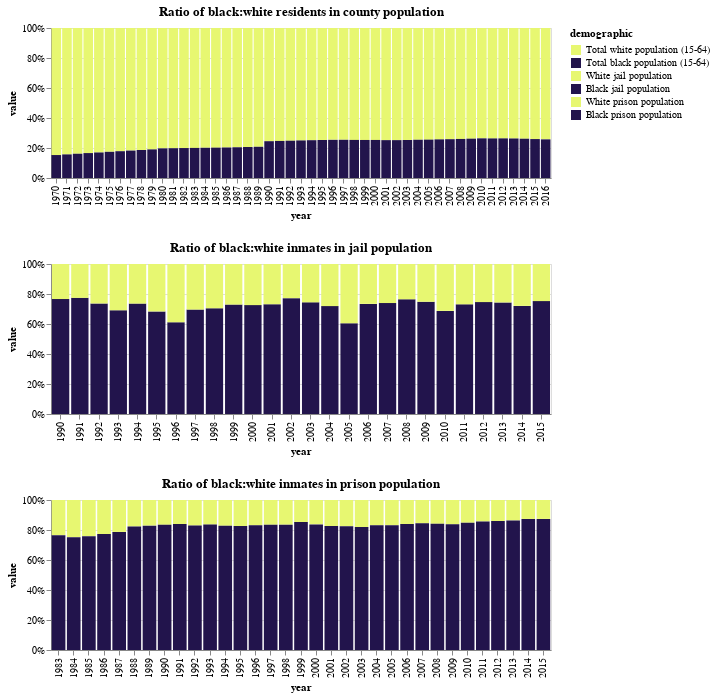

Write notebook code for a chart like this one.
### Code cell
alt.vconcat(total_wb_population, total_wb_jail, total_wb_prison)

### Figure 1 — Vega-Lite specification as saved in the notebook (floating-point values rounded to 4 significant figures)
{"$schema": "https://vega.github.io/schema/vega-lite/v2.6.0.json", "config": {"view": {"height": 300, "width": 400}}, "datasets": {"data-250c47407251d30a8c96a4b114ff941c": [{"demographic": "White prison population", "value": null, "variable": "perc_white_prison_pop", "year": 1970}, {"demographic": "White prison population", "value": null, "variable": "perc_white_prison_pop", "year": 1971}, {"demographic": "White prison population", "value": null, "variable": "perc_white_prison_pop", "year": 1972}, {"demographic": "White prison population", "value": null, "variable": "perc_white_prison_pop", "year": 1973}, {"demographic": "White prison population", "value": null, "variable": "perc_white_prison_pop", "year": 1974}, {"demographic": "White prison population", "value": null, "variable": "perc_white_prison_pop", "year": 1975}, {"demographic": "White prison population", "value": null, "variable": "perc_white_prison_pop", "year": 1976}, {"demographic": "White prison population", "value": null, "variable": "perc_white_prison_pop", "year": 1977}, {"demographic": "White prison population", "value": null, "variable": "perc_white_prison_pop", "year": 1978}, {"demographic": "White prison population", "value": null, "variable": "perc_white_prison_pop", "year": 1979}, {"demographic": "White prison population", "value": null, "variable": "perc_white_prison_pop", "year": 1980}, {"demographic": "White prison population", "value": null, "variable": "perc_white_prison_pop", "year": 1981}, {"demographic": "White prison population", "value": null, "variable": "perc_white_prison_pop", "year": 1982}, {"demographic": "White prison population", "value": 0.2008, "variable": "perc_white_prison_pop", "year": 1983}, {"demographic": "White prison population", "value": 0.2152, "variable": "perc_white_prison_pop", "year": 1984}, {"demographic": "White prison population", "value": 0.2127, "variable": "perc_white_prison_pop", "year": 1985}, {"demographic": "White prison population", "value": 0.2023, "variable": "perc_white_prison_pop", "year": 1986}, {"demographic": "White prison population", "value": 0.1885, "variable": "perc_white_prison_pop", "year": 1987}, {"demographic": "White prison population", "value": 0.1562, "variable": "perc_white_prison_pop", "year": 1988}, {"demographic": "White prison population", "value": 0.1504, "variable": "perc_white_prison_pop", "year": 1989}, {"demographic": "White prison population", "value": 0.1448, "variable": "perc_white_prison_pop", "year": 1990}, {"demographic": "White prison population", "value": 0.1393, "variable": "perc_white_prison_pop", "year": 1991}, {"demographic": "White prison population", "value": 0.1499, "variable": "perc_white_prison_pop", "year": 1992}, {"demographic": "White prison population", "value": 0.1437, "variable": "perc_white_prison_pop", "year": 1993}, {"demographic": "White prison population", "value": 0.1508, "variable": "perc_white_prison_pop", "year": 1994}, {"demographic": "White prison population", "value": 0.151, "variable": "perc_white_prison_pop", "year": 1995}, {"demographic": "White prison population", "value": 0.1462, "variable": "perc_white_prison_pop", "year": 1996}, {"demographic": "White prison population", "value": 0.143, "variable": "perc_white_prison_pop", "year": 1997}, {"demographic": "White prison population", "value": 0.1429, "variable": "perc_white_prison_pop", "year": 1998}, {"demographic": "White prison population", "value": 0.1266, "variable": "perc_white_prison_pop", "year": 1999}, {"demographic": "White prison population", "value": 0.1387, "variable": "perc_white_prison_pop", "year": 2000}, {"demographic": "White prison population", "value": 0.1451, "variable": "perc_white_prison_pop", "year": 2001}, {"demographic": "White prison population", "value": 0.1468, "variable": "perc_white_prison_pop", "year": 2002}, {"demographic": "White prison population", "value": 0.1507, "variable": "perc_white_prison_pop", "year": 2003}, {"demographic": "White prison population", "value": 0.1375, "variable": "perc_white_prison_pop", "year": 2004}, {"demographic": "White prison population", "value": 0.1373, "variable": "perc_white_prison_pop", "year": 2005}, {"demographic": "White prison population", "value": 0.1302, "variable": "perc_white_prison_pop", "year": 2006}, {"demographic": "White prison population", "value": 0.1263, "variable": "perc_white_prison_pop", "year": 2007}, {"demographic": "White prison population", "value": 0.1275, "variable": "perc_white_prison_pop", "year": 2008}, {"demographic": "White prison population", "value": 0.1299, "variable": "perc_white_prison_pop", "year": 2009}, {"demographic": "White prison population", "value": 0.1193, "variable": "perc_white_prison_pop", "year": 2010}, {"demographic": "White prison population", "value": 0.1119, "variable": "perc_white_prison_pop", "year": 2011}, {"demographic": "White prison population", "value": 0.1092, "variable": "perc_white_prison_pop", "year": 2012}, {"demographic": "White prison population", "value": 0.1044, "variable": "perc_white_prison_pop", "year": 2013}, {"demographic": "White prison population", "value": 0.09676, "variable": "perc_white_prison_pop", "year": 2014}, {"demographic": "White prison population", "value": 0.09596, "variable": "perc_white_prison_pop", "year": 2015}, {"demographic": "White prison population", "value": null, "variable": "perc_white_prison_pop", "year": 2016}, {"demographic": "Black prison population", "value": null, "variable": "perc_black_prison_pop", "year": 1970}, {"demographic": "Black prison population", "value": null, "variable": "perc_black_prison_pop", "year": 1971}, {"demographic": "Black prison population", "value": null, "variable": "perc_black_prison_pop", "year": 1972}, {"demographic": "Black prison population", "value": null, "variable": "perc_black_prison_pop", "year": 1973}, {"demographic": "Black prison population", "value": null, "variable": "perc_black_prison_pop", "year": 1974}, {"demographic": "Black prison population", "value": null, "variable": "perc_black_prison_pop", "year": 1975}, {"demographic": "Black prison population", "value": null, "variable": "perc_black_prison_pop", "year": 1976}, {"demographic": "Black prison population", "value": null, "variable": "perc_black_prison_pop", "year": 1977}, {"demographic": "Black prison population", "value": null, "variable": "perc_black_prison_pop", "year": 1978}, {"demographic": "Black prison population", "value": null, "variable": "perc_black_prison_pop", "year": 1979}, {"demographic": "Black prison population", "value": null, "variable": "perc_black_prison_pop", "year": 1980}, {"demographic": "Black prison population", "value": null, "variable": "perc_black_prison_pop", "year": 1981}, {"demographic": "Black prison population", "value": null, "variable": "perc_black_prison_pop", "year": 1982}, {"demographic": "Black prison population", "value": 0.6568, "variable": "perc_black_prison_pop", "year": 1983}, {"demographic": "Black prison population", "value": 0.6522, "variable": "perc_black_prison_pop", "year": 1984}, {"demographic": "Black prison population", "value": 0.6687, "variable": "perc_black_prison_pop", "year": 1985}, {"demographic": "Black prison population", "value": 0.6883, "variable": "perc_black_prison_pop", "year": 1986}, {"demographic": "Black prison population", "value": 0.6965, "variable": "perc_black_prison_pop", "year": 1987}, {"demographic": "Black prison population", "value": 0.729, "variable": "perc_black_prison_pop", "year": 1988}, {"demographic": "Black prison population", "value": 0.7301, "variable": "perc_black_prison_pop", "year": 1989}, {"demographic": "Black prison population", "value": 0.7313, "variable": "perc_black_prison_pop", "year": 1990}, {"demographic": "Black prison population", "value": 0.7324, "variable": "perc_black_prison_pop", "year": 1991}, {"demographic": "Black prison population", "value": 0.7313, "variable": "perc_black_prison_pop", "year": 1992}, {"demographic": "Black prison population", "value": 0.7336, "variable": "perc_black_prison_pop", "year": 1993}, {"demographic": "Black prison population", "value": 0.7271, "variable": "perc_black_prison_pop", "year": 1994}, {"demographic": "Black prison population", "value": 0.7161, "variable": "perc_black_prison_pop", "year": 1995}, {"demographic": "Black prison population", "value": 0.7197, "variable": "perc_black_prison_pop", "year": 1996}, {"demographic": "Black prison population", "value": 0.7234, "variable": "perc_black_prison_pop", "year": 1997}, {"demographic": "Black prison population", "value": 0.7249, "variable": "perc_black_prison_pop", "year": 1998}, {"demographic": "Black prison population", "value": 0.7323, "variable": "perc_black_prison_pop", "year": 1999}, {"demographic": "Black prison population", "value": 0.7143, "variable": "perc_black_prison_pop", "year": 2000}, {"demographic": "Black prison population", "value": 0.6921, "variable": "perc_black_prison_pop", "year": 2001}, {"demographic": "Black prison population", "value": 0.6908, "variable": "perc_black_prison_pop", "year": 2002}, {"demographic": "Black prison population", "value": 0.6827, "variable": "perc_black_prison_pop", "year": 2003}, {"demographic": "Black prison population", "value": 0.6782, "variable": "perc_black_prison_pop", "year": 2004}, {"demographic": "Black prison population", "value": 0.6784, "variable": "perc_black_prison_pop", "year": 2005}, {"demographic": "Black prison population", "value": 0.6833, "variable": "perc_black_prison_pop", "year": 2006}, {"demographic": "Black prison population", "value": 0.685, "variable": "perc_black_prison_pop", "year": 2007}, {"demographic": "Black prison population", "value": 0.6766, "variable": "perc_black_prison_pop", "year": 2008}, {"demographic": "Black prison population", "value": 0.6706, "variable": "perc_black_prison_pop", "year": 2009}, {"demographic": "Black prison population", "value": 0.6683, "variable": "perc_black_prison_pop", "year": 2010}, {"demographic": "Black prison population", "value": 0.6707, "variable": "perc_black_prison_pop", "year": 2011}, {"demographic": "Black prison population", "value": 0.6689, "variable": "perc_black_prison_pop", "year": 2012}, {"demographic": "Black prison population", "value": 0.6631, "variable": "perc_black_prison_pop", "year": 2013}, {"demographic": "Black prison population", "value": 0.6689, "variable": "perc_black_prison_pop", "year": 2014}, {"demographic": "Black prison population", "value": 0.6643, "variable": "perc_black_prison_pop", "year": 2015}, {"demographic": "Black prison population", "value": null, "variable": "perc_black_prison_pop", "year": 2016}], "data-6171fe585e865e7a96aa6f1cb70de123": [{"demographic": "Total white population (15-64)", "value": 0.8051, "variable": "perc_white_total_pop", "year": 1970}, {"demographic": "Total white population (15-64)", "value": 0.7982, "variable": "perc_white_total_pop", "year": 1971}, {"demographic": "Total white population (15-64)", "value": 0.791, "variable": "perc_white_total_pop", "year": 1972}, {"demographic": "Total white population (15-64)", "value": 0.7836, "variable": "perc_white_total_pop", "year": 1973}, {"demographic": "Total white population (15-64)", "value": 0.7768, "variable": "perc_white_total_pop", "year": 1974}, {"demographic": "Total white population (15-64)", "value": 0.7693, "variable": "perc_white_total_pop", "year": 1975}, {"demographic": "Total white population (15-64)", "value": 0.7623, "variable": "perc_white_total_pop", "year": 1976}, {"demographic": "Total white population (15-64)", "value": 0.755, "variable": "perc_white_total_pop", "year": 1977}, {"demographic": "Total white population (15-64)", "value": 0.7478, "variable": "perc_white_total_pop", "year": 1978}, {"demographic": "Total white population (15-64)", "value": 0.7407, "variable": "perc_white_total_pop", "year": 1979}, {"demographic": "Total white population (15-64)", "value": 0.7289, "variable": "perc_white_total_pop", "year": 1980}, {"demographic": "Total white population (15-64)", "value": 0.7218, "variable": "perc_white_total_pop", "year": 1981}, {"demographic": "Total white population (15-64)", "value": 0.7147, "variable": "perc_white_total_pop", "year": 1982}, {"demographic": "Total white population (15-64)", "value": 0.7086, "variable": "perc_white_total_pop", "year": 1983}, {"demographic": "Total white population (15-64)", "value": 0.7021, "variable": "perc_white_total_pop", "year": 1984}, {"demographic": "Total white population (15-64)", "value": 0.6956, "variable": "perc_white_total_pop", "year": 1985}, {"demographic": "Total white population (15-64)", "value": 0.689, "variable": "perc_white_total_pop", "year": 1986}, {"demographic": "Total white population (15-64)", "value": 0.6818, "variable": "perc_white_total_pop", "year": 1987}, {"demographic": "Total white population (15-64)", "value": 0.6744, "variable": "perc_white_total_pop", "year": 1988}, {"demographic": "Total white population (15-64)", "value": 0.667, "variable": "perc_white_total_pop", "year": 1989}, {"demographic": "Total white population (15-64)", "value": 0.53, "variable": "perc_white_total_pop", "year": 1990}, {"demographic": "Total white population (15-64)", "value": 0.5195, "variable": "perc_white_total_pop", "year": 1991}, {"demographic": "Total white population (15-64)", "value": 0.5093, "variable": "perc_white_total_pop", "year": 1992}, {"demographic": "Total white population (15-64)", "value": 0.4974, "variable": "perc_white_total_pop", "year": 1993}, {"demographic": "Total white population (15-64)", "value": 0.4864, "variable": "perc_white_total_pop", "year": 1994}, {"demographic": "Total white population (15-64)", "value": 0.476, "variable": "perc_white_total_pop", "year": 1995}, {"demographic": "Total white population (15-64)", "value": 0.4667, "variable": "perc_white_total_pop", "year": 1996}, {"demographic": "Total white population (15-64)", "value": 0.4582, "variable": "perc_white_total_pop", "year": 1997}, {"demographic": "Total white population (15-64)", "value": 0.4509, "variable": "perc_white_total_pop", "year": 1998}, {"demographic": "Total white population (15-64)", "value": 0.4434, "variable": "perc_white_total_pop", "year": 1999}, {"demographic": "Total white population (15-64)", "value": 0.4355, "variable": "perc_white_total_pop", "year": 2000}, {"demographic": "Total white population (15-64)", "value": 0.4265, "variable": "perc_white_total_pop", "year": 2001}, {"demographic": "Total white population (15-64)", "value": 0.4179, "variable": "perc_white_total_pop", "year": 2002}, {"demographic": "Total white population (15-64)", "value": 0.4105, "variable": "perc_white_total_pop", "year": 2003}, {"demographic": "Total white population (15-64)", "value": 0.403, "variable": "perc_white_total_pop", "year": 2004}, {"demographic": "Total white population (15-64)", "value": 0.3962, "variable": "perc_white_total_pop", "year": 2005}, {"demographic": "Total white population (15-64)", "value": 0.3896, "variable": "perc_white_total_pop", "year": 2006}, {"demographic": "Total white population (15-64)", "value": 0.3829, "variable": "perc_white_total_pop", "year": 2007}, {"demographic": "Total white population (15-64)", "value": 0.3751, "variable": "perc_white_total_pop", "year": 2008}, {"demographic": "Total white population (15-64)", "value": 0.3687, "variable": "perc_white_total_pop", "year": 2009}, {"demographic": "Total white population (15-64)", "value": 0.3628, "variable": "perc_white_total_pop", "year": 2010}, {"demographic": "Total white population (15-64)", "value": 0.3615, "variable": "perc_white_total_pop", "year": 2011}, {"demographic": "Total white population (15-64)", "value": 0.3564, "variable": "perc_white_total_pop", "year": 2012}, {"demographic": "Total white population (15-64)", "value": 0.3515, "variable": "perc_white_total_pop", "year": 2013}, {"demographic": "Total white population (15-64)", "value": 0.347, "variable": "perc_white_total_pop", "year": 2014}, {"demographic": "Total white population (15-64)", "value": 0.343, "variable": "perc_white_total_pop", "year": 2015}, {"demographic": "Total white population (15-64)", "value": 0.3388, "variable": "perc_white_total_pop", "year": 2016}, {"demographic": "Total black population (15-64)", "value": 0.1455, "variable": "perc_black_total_pop", "year": 1970}, {"demographic": "Total black population (15-64)", "value": 0.1489, "variable": "perc_black_total_pop", "year": 1971}, {"demographic": "Total black population (15-64)", "value": 0.1526, "variable": "perc_black_total_pop", "year": 1972}, {"demographic": "Total black population (15-64)", "value": 0.1561, "variable": "perc_black_total_pop", "year": 1973}, {"demographic": "Total black population (15-64)", "value": 0.1592, "variable": "perc_black_total_pop", "year": 1974}, {"demographic": "Total black population (15-64)", "value": 0.1627, "variable": "perc_black_total_pop", "year": 1975}, {"demographic": "Total black population (15-64)", "value": 0.1658, "variable": "perc_black_total_pop", "year": 1976}, {"demographic": "Total black population (15-64)", "value": 0.1689, "variable": "perc_black_total_pop", "year": 1977}, {"demographic": "Total black population (15-64)", "value": 0.1717, "variable": "perc_black_total_pop", "year": 1978}, {"demographic": "Total black population (15-64)", "value": 0.1745, "variable": "perc_black_total_pop", "year": 1979}, {"demographic": "Total black population (15-64)", "value": 0.1794, "variable": "perc_black_total_pop", "year": 1980}, {"demographic": "Total black population (15-64)", "value": 0.1788, "variable": "perc_black_total_pop", "year": 1981}, {"demographic": "Total black population (15-64)", "value": 0.1783, "variable": "perc_black_total_pop", "year": 1982}, {"demographic": "Total black population (15-64)", "value": 0.1778, "variable": "perc_black_total_pop", "year": 1983}, {"demographic": "Total black population (15-64)", "value": 0.1772, "variable": "perc_black_total_pop", "year": 1984}, {"demographic": "Total black population (15-64)", "value": 0.1764, "variable": "perc_black_total_pop", "year": 1985}, {"demographic": "Total black population (15-64)", "value": 0.1759, "variable": "perc_black_total_pop", "year": 1986}, {"demographic": "Total black population (15-64)", "value": 0.1756, "variable": "perc_black_total_pop", "year": 1987}, {"demographic": "Total black population (15-64)", "value": 0.1756, "variable": "perc_black_total_pop", "year": 1988}, {"demographic": "Total black population (15-64)", "value": 0.1753, "variable": "perc_black_total_pop", "year": 1989}, {"demographic": "Total black population (15-64)", "value": 0.1723, "variable": "perc_black_total_pop", "year": 1990}, {"demographic": "Total black population (15-64)", "value": 0.1704, "variable": "perc_black_total_pop", "year": 1991}, {"demographic": "Total black population (15-64)", "value": 0.1685, "variable": "perc_black_total_pop", "year": 1992}, {"demographic": "Total black population (15-64)", "value": 0.1661, "variable": "perc_black_total_pop", "year": 1993}, {"demographic": "Total black population (15-64)", "value": 0.1638, "variable": "perc_black_total_pop", "year": 1994}, {"demographic": "Total black population (15-64)", "value": 0.1615, "variable": "perc_black_total_pop", "year": 1995}, {"demographic": "Total black population (15-64)", "value": 0.1592, "variable": "perc_black_total_pop", "year": 1996}, {"demographic": "Total black population (15-64)", "value": 0.1565, "variable": "perc_black_total_pop", "year": 1997}, {"demographic": "Total black population (15-64)", "value": 0.1534, "variable": "perc_black_total_pop", "year": 1998}, {"demographic": "Total black population (15-64)", "value": 0.1506, "variable": "perc_black_total_pop", "year": 1999}, {"demographic": "Total black population (15-64)", "value": 0.148, "variable": "perc_black_total_pop", "year": 2000}, {"demographic": "Total black population (15-64)", "value": 0.144, "variable": "perc_black_total_pop", "year": 2001}, {"demographic": "Total black population (15-64)", "value": 0.1411, "variable": "perc_black_total_pop", "year": 2002}, {"demographic": "Total black population (15-64)", "value": 0.1393, "variable": "perc_black_total_pop", "year": 2003}, {"demographic": "Total black population (15-64)", "value": 0.1379, "variable": "perc_black_total_pop", "year": 2004}, {"demographic": "Total black population (15-64)", "value": 0.1362, "variable": "perc_black_total_pop", "year": 2005}, {"demographic": "Total black population (15-64)", "value": 0.1351, "variable": "perc_black_total_pop", "year": 2006}, {"demographic": "Total black population (15-64)", "value": 0.1336, "variable": "perc_black_total_pop", "year": 2007}, {"demographic": "Total black population (15-64)", "value": 0.132, "variable": "perc_black_total_pop", "year": 2008}, {"demographic": "Total black population (15-64)", "value": 0.131, "variable": "perc_black_total_pop", "year": 2009}, {"demographic": "Total black population (15-64)", "value": 0.1304, "variable": "perc_black_total_pop", "year": 2010}, {"demographic": "Total black population (15-64)", "value": 0.1295, "variable": "perc_black_total_pop", "year": 2011}, {"demographic": "Total black population (15-64)", "value": 0.1279, "variable": "perc_black_total_pop", "year": 2012}, {"demographic": "Total black population (15-64)", "value": 0.1257, "variable": "perc_black_total_pop", "year": 2013}, {"demographic": "Total black population (15-64)", "value": 0.1231, "variable": "perc_black_total_pop", "year": 2014}, {"demographic": "Total black population (15-64)", "value": 0.1202, "variable": "perc_black_total_pop", "year": 2015}, {"demographic": "Total black population (15-64)", "value": 0.1175, "variable": "perc_black_total_pop", "year": 2016}], "data-df419a0761f5b80744f27a12b7d857ea": [{"demographic": "Black jail population", "value": null, "variable": "perc_black_jail_pop", "year": 1970}, {"demographic": "Black jail population", "value": null, "variable": "perc_black_jail_pop", "year": 1971}, {"demographic": "Black jail population", "value": null, "variable": "perc_black_jail_pop", "year": 1972}, {"demographic": "Black jail population", "value": null, "variable": "perc_black_jail_pop", "year": 1973}, {"demographic": "Black jail population", "value": null, "variable": "perc_black_jail_pop", "year": 1974}, {"demographic": "Black jail population", "value": null, "variable": "perc_black_jail_pop", "year": 1975}, {"demographic": "Black jail population", "value": null, "variable": "perc_black_jail_pop", "year": 1976}, {"demographic": "Black jail population", "value": null, "variable": "perc_black_jail_pop", "year": 1977}, {"demographic": "Black jail population", "value": null, "variable": "perc_black_jail_pop", "year": 1978}, {"demographic": "Black jail population", "value": null, "variable": "perc_black_jail_pop", "year": 1979}, {"demographic": "Black jail population", "value": null, "variable": "perc_black_jail_pop", "year": 1980}, {"demographic": "Black jail population", "value": null, "variable": "perc_black_jail_pop", "year": 1981}, {"demographic": "Black jail population", "value": null, "variable": "perc_black_jail_pop", "year": 1982}, {"demographic": "Black jail population", "value": null, "variable": "perc_black_jail_pop", "year": 1983}, {"demographic": "Black jail population", "value": null, "variable": "perc_black_jail_pop", "year": 1984}, {"demographic": "Black jail population", "value": null, "variable": "perc_black_jail_pop", "year": 1985}, {"demographic": "Black jail population", "value": null, "variable": "perc_black_jail_pop", "year": 1986}, {"demographic": "Black jail population", "value": null, "variable": "perc_black_jail_pop", "year": 1987}, {"demographic": "Black jail population", "value": null, "variable": "perc_black_jail_pop", "year": 1988}, {"demographic": "Black jail population", "value": null, "variable": "perc_black_jail_pop", "year": 1989}, {"demographic": "Black jail population", "value": 0.6123, "variable": "perc_black_jail_pop", "year": 1990}, {"demographic": "Black jail population", "value": 0.6413, "variable": "perc_black_jail_pop", "year": 1991}, {"demographic": "Black jail population", "value": 0.6563, "variable": "perc_black_jail_pop", "year": 1992}, {"demographic": "Black jail population", "value": 0.4964, "variable": "perc_black_jail_pop", "year": 1993}, {"demographic": "Black jail population", "value": 0.6306, "variable": "perc_black_jail_pop", "year": 1994}, {"demographic": "Black jail population", "value": 0.5778, "variable": "perc_black_jail_pop", "year": 1995}, {"demographic": "Black jail population", "value": 0.5531, "variable": "perc_black_jail_pop", "year": 1996}, {"demographic": "Black jail population", "value": 0.506, "variable": "perc_black_jail_pop", "year": 1997}, {"demographic": "Black jail population", "value": 0.5546, "variable": "perc_black_jail_pop", "year": 1998}, {"demographic": "Black jail population", "value": 0.6034, "variable": "perc_black_jail_pop", "year": 1999}, {"demographic": "Black jail population", "value": 0.5491, "variable": "perc_black_jail_pop", "year": 2000}, {"demographic": "Black jail population", "value": 0.5516, "variable": "perc_black_jail_pop", "year": 2001}, {"demographic": "Black jail population", "value": 0.5723, "variable": "perc_black_jail_pop", "year": 2002}, {"demographic": "Black jail population", "value": 0.5518, "variable": "perc_black_jail_pop", "year": 2003}, {"demographic": "Black jail population", "value": 0.5047, "variable": "perc_black_jail_pop", "year": 2004}, {"demographic": "Black jail population", "value": 0.4124, "variable": "perc_black_jail_pop", "year": 2005}, {"demographic": "Black jail population", "value": 0.55, "variable": "perc_black_jail_pop", "year": 2006}, {"demographic": "Black jail population", "value": 0.4918, "variable": "perc_black_jail_pop", "year": 2007}, {"demographic": "Black jail population", "value": 0.5523, "variable": "perc_black_jail_pop", "year": 2008}, {"demographic": "Black jail population", "value": 0.5158, "variable": "perc_black_jail_pop", "year": 2009}, {"demographic": "Black jail population", "value": 0.449, "variable": "perc_black_jail_pop", "year": 2010}, {"demographic": "Black jail population", "value": 0.4418, "variable": "perc_black_jail_pop", "year": 2011}, {"demographic": "Black jail population", "value": 0.4518, "variable": "perc_black_jail_pop", "year": 2012}, {"demographic": "Black jail population", "value": 0.5218, "variable": "perc_black_jail_pop", "year": 2013}, {"demographic": "Black jail population", "value": 0.4888, "variable": "perc_black_jail_pop", "year": 2014}, {"demographic": "Black jail population", "value": 0.5017, "variable": "perc_black_jail_pop", "year": 2015}, {"demographic": "Black jail population", "value": null, "variable": "perc_black_jail_pop", "year": 2016}, {"demographic": "White jail population", "value": null, "variable": "perc_white_jail_pop", "year": 1970}, {"demographic": "White jail population", "value": null, "variable": "perc_white_jail_pop", "year": 1971}, {"demographic": "White jail population", "value": null, "variable": "perc_white_jail_pop", "year": 1972}, {"demographic": "White jail population", "value": null, "variable": "perc_white_jail_pop", "year": 1973}, {"demographic": "White jail population", "value": null, "variable": "perc_white_jail_pop", "year": 1974}, {"demographic": "White jail population", "value": null, "variable": "perc_white_jail_pop", "year": 1975}, {"demographic": "White jail population", "value": null, "variable": "perc_white_jail_pop", "year": 1976}, {"demographic": "White jail population", "value": null, "variable": "perc_white_jail_pop", "year": 1977}, {"demographic": "White jail population", "value": null, "variable": "perc_white_jail_pop", "year": 1978}, {"demographic": "White jail population", "value": null, "variable": "perc_white_jail_pop", "year": 1979}, {"demographic": "White jail population", "value": null, "variable": "perc_white_jail_pop", "year": 1980}, {"demographic": "White jail population", "value": null, "variable": "perc_white_jail_pop", "year": 1981}, {"demographic": "White jail population", "value": null, "variable": "perc_white_jail_pop", "year": 1982}, {"demographic": "White jail population", "value": null, "variable": "perc_white_jail_pop", "year": 1983}, {"demographic": "White jail population", "value": null, "variable": "perc_white_jail_pop", "year": 1984}, {"demographic": "White jail population", "value": null, "variable": "perc_white_jail_pop", "year": 1985}, {"demographic": "White jail population", "value": null, "variable": "perc_white_jail_pop", "year": 1986}, {"demographic": "White jail population", "value": null, "variable": "perc_white_jail_pop", "year": 1987}, {"demographic": "White jail population", "value": null, "variable": "perc_white_jail_pop", "year": 1988}, {"demographic": "White jail population", "value": null, "variable": "perc_white_jail_pop", "year": 1989}, {"demographic": "White jail population", "value": 0.1866, "variable": "perc_white_jail_pop", "year": 1990}, {"demographic": "White jail population", "value": 0.187, "variable": "perc_white_jail_pop", "year": 1991}, {"demographic": "White jail population", "value": 0.2343, "variable": "perc_white_jail_pop", "year": 1992}, {"demographic": "White jail population", "value": 0.2213, "variable": "perc_white_jail_pop", "year": 1993}, {"demographic": "White jail population", "value": 0.2261, "variable": "perc_white_jail_pop", "year": 1994}, {"demographic": "White jail population", "value": 0.2672, "variable": "perc_white_jail_pop", "year": 1995}, {"demographic": "White jail population", "value": 0.3515, "variable": "perc_white_jail_pop", "year": 1996}, {"demographic": "White jail population", "value": 0.2207, "variable": "perc_white_jail_pop", "year": 1997}, {"demographic": "White jail population", "value": 0.2321, "variable": "perc_white_jail_pop", "year": 1998}, {"demographic": "White jail population", "value": 0.2238, "variable": "perc_white_jail_pop", "year": 1999}, {"demographic": "White jail population", "value": 0.2074, "variable": "perc_white_jail_pop", "year": 2000}, {"demographic": "White jail population", "value": 0.202, "variable": "perc_white_jail_pop", "year": 2001}, {"demographic": "White jail population", "value": 0.1686, "variable": "perc_white_jail_pop", "year": 2002}, {"demographic": "White jail population", "value": 0.1893, "variable": "perc_white_jail_pop", "year": 2003}, {"demographic": "White jail population", "value": 0.197, "variable": "perc_white_jail_pop", "year": 2004}, {"demographic": "White jail population", "value": 0.2701, "variable": "perc_white_jail_pop", "year": 2005}, {"demographic": "White jail population", "value": 0.1991, "variable": "perc_white_jail_pop", "year": 2006}, {"demographic": "White jail population", "value": 0.173, "variable": "perc_white_jail_pop", "year": 2007}, {"demographic": "White jail population", "value": 0.1698, "variable": "perc_white_jail_pop", "year": 2008}, {"demographic": "White jail population", "value": 0.1735, "variable": "perc_white_jail_pop", "year": 2009}, {"demographic": "White jail population", "value": 0.2042, "variable": "perc_white_jail_pop", "year": 2010}, {"demographic": "White jail population", "value": 0.1624, "variable": "perc_white_jail_pop", "year": 2011}, {"demographic": "White jail population", "value": 0.1538, "variable": "perc_white_jail_pop", "year": 2012}, {"demographic": "White jail population", "value": 0.1797, "variable": "perc_white_jail_pop", "year": 2013}, {"demographic": "White jail population", "value": 0.1893, "variable": "perc_white_jail_pop", "year": 2014}, {"demographic": "White jail population", "value": 0.1649, "variable": "perc_white_jail_pop", "year": 2015}, {"demographic": "White jail population", "value": null, "variable": "perc_white_jail_pop", "year": 2016}]}, "vconcat": [{"data": {"name": "data-6171fe585e865e7a96aa6f1cb70de123"}, "encoding": {"color": {"field": "demographic", "scale": {"domain": ["Total white population (15-64)", "Total black population (15-64)", "White jail population", "Black jail population", "White prison population", "Black prison population"], "range": ["#e7f771", "#22144c", "#e7f771", "#22144c", "#e7f771", "#22144c"]}, "type": "nominal"}, "x": {"field": "year", "type": "ordinal"}, "y": {"field": "value", "stack": "normalize", "type": "quantitative"}}, "height": 150, "mark": "bar", "title": "Ratio of black:white residents in county population", "width": 500}, {"data": {"name": "data-df419a0761f5b80744f27a12b7d857ea"}, "encoding": {"color": {"field": "demographic", "scale": {"domain": ["Total white population (15-64)", "Total black population (15-64)", "White jail population", "Black jail population", "White prison population", "Black prison population"], "range": ["#e7f771", "#22144c", "#e7f771", "#22144c", "#e7f771", "#22144c"]}, "type": "nominal"}, "x": {"field": "year", "type": "ordinal"}, "y": {"field": "value", "stack": "normalize", "type": "quantitative"}}, "height": 150, "mark": "bar", "title": "Ratio of black:white inmates in jail population", "width": 500}, {"data": {"name": "data-250c47407251d30a8c96a4b114ff941c"}, "encoding": {"color": {"field": "demographic", "scale": {"domain": ["Total white population (15-64)", "Total black population (15-64)", "White jail population", "Black jail population", "White prison population", "Black prison population"], "range": ["#e7f771", "#22144c", "#e7f771", "#22144c", "#e7f771", "#22144c"]}, "type": "nominal"}, "x": {"field": "year", "type": "ordinal"}, "y": {"field": "value", "stack": "normalize", "type": "quantitative"}}, "height": 150, "mark": "bar", "title": "Ratio of black:white inmates in prison population", "width": 500}]}
